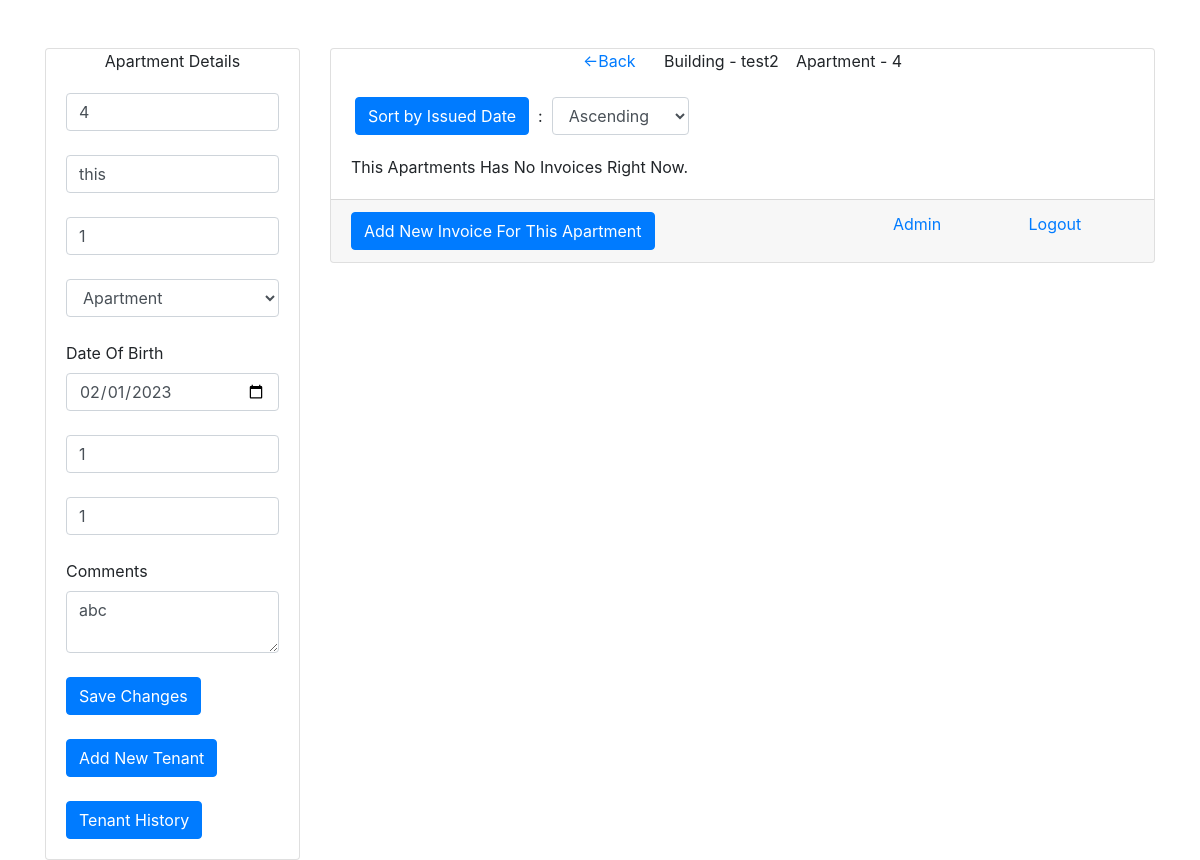
/invoices/5 (signed in), run on an earlier commit of the app's database.
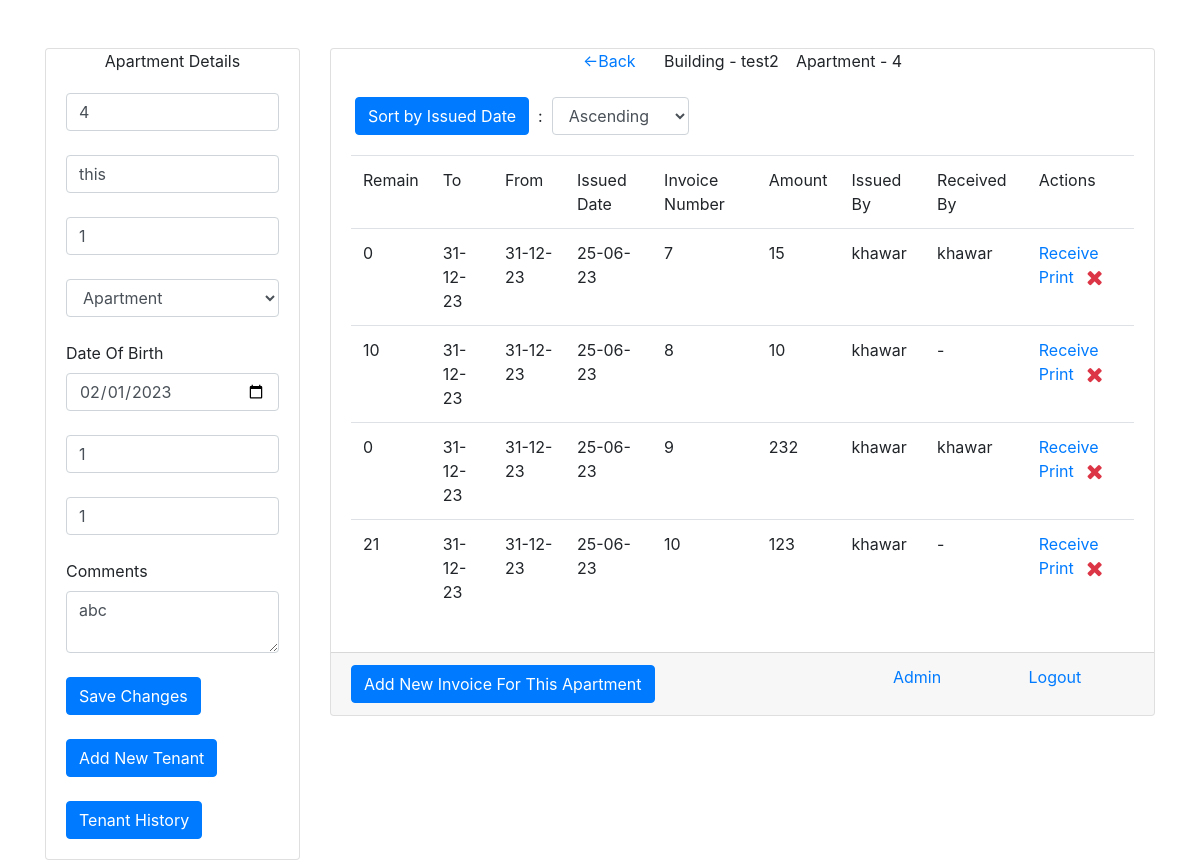
And on a later commit of the database.
### app/models.py (models this page shows, shortened)
class apartment(models.Model):
    aprt_number = models.CharField(max_length=50,null=True,blank=True)
    name = models.CharField(max_length=300,null=True,blank=True)
    phone_nmber = models.CharField(max_length=50,null=True,blank=True)
    type_of = models.CharField(max_length=300,null=True,blank=True)
    dob = models.DateField(null=True,blank=True)
    contract_number = models.CharField(max_length=300,null=True,blank=True)
    elect_number = models.CharField(max_length=300,null=True,blank=True)
    note = models.TextField(max_length=2000,null=True,blank=True)
    building = models.ForeignKey(building,on_delete=models.CASCADE)
    temp_del = models.BooleanField(default=False)
    temp_del_date = models.DateField(null=True,blank=True)
    aprt_link = models.ForeignKey("tenant_link",on_delete=models.SET_NULL,blank=True,null=True)
    new_tenant_added = models.BooleanField(default=False)
    display_order = models.IntegerField(default=0)

class building(models.Model):
    name = models.CharField(max_length=300,null=True,blank=True)
    owner = models.ForeignKey(invoice_owner,on_delete=models.SET_NULL,null=True,blank=True)

class invoice(models.Model):
    user = models.ForeignKey(User,on_delete=models.SET_NULL,null=True,blank=True)
    received_by = models.CharField(max_length=200,null=True,blank=True,default="-")
    apartment = models.ForeignKey(apartment,on_delete=models.SET_NULL,null=True,blank=True)
    owner = models.ForeignKey(invoice_owner,on_delete=models.CASCADE)
    amount = models.IntegerField(default=0)
    payment_method = models.CharField(max_length=100,null=True,blank=True)
    bank_of_transfer = models.CharField(max_length=300,null=True,blank=True)
    transfer_date = models.DateField(null=True,blank=True)
    from_date = models.DateField(null=True,blank=True)
    to_date = models.DateField(null=True,blank=True)
    today_date = models.DateField(auto_now_add=True)
    remaining_amount = models.IntegerField(default=0)
    note = models.TextField(max_length=2000,null=True,blank=True)
    invoice_number = models.IntegerField(default=0)
    is_deleted = models.BooleanField(default=False)

### app/views.py (the view)
# urls.py: path("invoices/<int:id>",views.invoices,name="invoices"),
@login_required(login_url='/')
def invoices(request,id):
    if id:
        template = "apartments_invoice.html"
        context = {}
        obj = get_user_profile(request.user)
        context['type_of_user'] = obj.type_of_user == 'd'
        context['write_priv'] = obj.type_of_user == 'w'
        aobj = apartment.objects.get(pk=id)
        if request.method == "POST" and request.POST['asc_desc'] in ("0","1"):
            context["order"] = request.POST['asc_desc']
            if request.POST["asc_desc"] == "0":
                objs = invoice.objects.filter(is_deleted=False,apartment=aobj).order_by("today_date")
            else:
                objs = invoice.objects.filter(is_deleted=False,apartment=aobj).order_by("-today_date")
        else:
            objs = invoice.objects.filter(is_deleted=False,apartment=aobj)
        context['aobj'] = aobj
        context['date_dis'] = aobj.dob.strftime("%Y-%m-%d")
        context['objs'] = objs
        return render(request,template,context)
    else:
        return redirect('/home')

### app/views.py (called while the page is built)
def get_user_profile(userobj):
    try:
        obj = user_profile.objects.get(user=userobj)
    except:
        obj = user_profile()
        obj.user = userobj
        obj.save()
    return obj

### templates/apartments_invoice.html (shortened to what this page needs)
<!DOCTYPE html>
    <html lang="en">
        <head>
            <link rel="stylesheet" href="https://maxcdn.bootstrapcdn.com/bootstrap/4.4.1/css/bootstrap.min.css">
            <link rel="stylesheet" href="https://cdnjs.cloudflare.com/ajax/libs/font-awesome/4.7.0/css/font-awesome.min.css">
        </head>
        <body>
            <br><br>
            <div class="container">
                <div class="row justify-content-center">
                    <div class="col-lg-3">
                        <div class="card">
                            <div class="card-head text-center">
                                Apartment Details
                            </div>
                            <div class="card-body">
                                <form method="post" action="{% url 'edit-apartment-form' aobj.id %}">{% csrf_token %}
                                    <input type="number" class="form-control" required name="num" placeholder="Enter The Apartment Number" value="{{aobj.aprt_number}}" {% if not type_of_user %}readonly{% endif %}><br>
                                    <input type="text" class="form-control" required name="name" placeholder="Enter The Name Of Apartment" value="{{aobj.name}}" {% if not type_of_user %}readonly{% endif %}><br>
                                    <input type="number" class="form-control" required name="phone" placeholder="Enter Phone Number" value="{{aobj.phone_nmber}}" {% if not type_of_user %}readonly{% endif %}><br>
                                    <select class="form-control" required name="type_of" {% if not type_of_user %}readonly{% endif %}>
                                        <option {% if aobj.type_of == 'Apartment' %}selected{% endif %} >Apartment</option>
                                    </select><br>
                                    <label>Date Of Birth</label><br>
                                    <input type="date" class="form-control" required name="dob" placeholder="Enter Date Of Birth" value="{{date_dis}}" {% if not type_of_user %}readonly{% endif %}><br>
                                    <input type="number" class="form-control" required name="cnum" placeholder="Enter Contract Number" value="{{aobj.contract_number}}" {% if not type_of_user %}readonly{% endif %}><br>
                                    <input type="number" class="form-control" required name="enum" placeholder="Enter Elect Number" value="{{aobj.elect_number}}" {% if not type_of_user %}readonly{% endif %}><br>
                                    <label>Comments</label>
                                    <textarea class="form-control" required name="note" {% if not type_of_user %}readonly{% endif %}>{{aobj.note}} </textarea><br>
                                    {% if type_of_user %}
                                        <button class="btn btn-primary text-center" type="submit">
                                            Save Changes
                                        </button>
                                    {% endif %}
                                    <br><br>
                                    <button class="btn btn-primary" onclick="window.location.href='/new-tenant-form/{{aobj.id}}/i'" type="button">
                                        Add New Tenant
                                    </button>
                                    <br><br>
                                    <button class="btn btn-primary" onclick="window.location.href='/previous-tenants/{{aobj.id}}/i'" type="button">
                                        Tenant History
                                    </button>
                                    <br>
                                </form>
                            </div>
                        </div>
                    </div>
                    <div class="col-lg-9">
                        <div class="card">
                            <div class="card-head text-center">
                                <a href="{% url 'apartments' aobj.building.id %}"><-Back</a>&ensp;&ensp;&ensp; Building - {{aobj.building.name}} &ensp; Apartment - {{aobj.aprt_number}} <br><br>
                                <div class="form-inline">
                                    &ensp;&ensp;&ensp;<button class="btn btn-primary" form="sort-form" onclick="this.form.submit();">
                                        Sort by Issued Date
                                    </button>&nbsp; : &nbsp;
                                    <select class="form-control" form="sort-form" name="asc_desc">
                                        <option value="0" {% if order == '0' %}selected{% endif %} >Ascending</option>
                                    </select>
                                </div>
                            </div>
                            <div class="card-body">
                                {% if objs %}
                                    <table class="table">
                                        <tr>
                                            <td>Remain</td>
                                            <td>To</td>
                                            <td>From</td>
                                            <td>Issued Date</td>
                                            <td>Invoice Number</td>
                                            <td>Amount</td>
                                            <td>Issued By</td>
                                            <td>Received By</td>
                                            <td>Actions</td>
                                        </tr>
                                        {% for i in objs %}
                                            <tr id="row-{{forloop.counter}}" class="invoice_rows">
                                                <td>{{i.remaining_amount}}</td>
                                                <td>{{i.to_date | date:'d-m-y'}}</td>
                                                <td>{{i.from_date | date:'d-m-y'}}</td>
                                                <td>{{i.today_date | date:'d-m-y'}}</td>
                                                <td>{{i.invoice_number}}</td>
                                                <td>{{i.amount}}</td>
                                                <td>{{i.user.username}}</td>
                                                <td>{{i.received_by}}</td>
                                                <td><a onclick="confirm_receive('{% url 'receive-invoice' i.id %}','{{i.amount}}','{{i.user.username}}')" title="Receive" href="#">Receive</a>
                                                    <a href="{% url 'print-invoice' i.id %}" target="_blank">Print</a>&ensp; {% if request.user.is_superuser %}
                                                    <a onclick="confirm_delete('{% url 'delete-invoice' i.id %}')" title="Delete"><span class="fa text-danger fa-lg fa-remove"></span></a>
                                                {% endif %}</td>
                                            </tr>
                                        {% endfor %}
                                    </table>
                                {% else %}
                                    <a>This Apartments Has No Invoices Right Now.</a>
                                {% endif %}
                            </div>
                            <div class="card-footer">
                                <div class="row justify-content-around">
                                    <div class="col-lg-8">
                                        {% if type_of_user or write_priv %}
                                            <button class="btn btn-primary" type="button" onclick="window.location.href='/new-invoice-form/{{aobj.id}}'">
                                                Add New Invoice For This Apartment
                                            </button>
                                        {% endif %}
                                    </div>
                                    {% if request.user.is_superuser %}
                                        <div class="col-lg-2">
                                            <a href="/admin">
                                                Admin
                                            </a>
                                        </div>
                                    {% endif %}
                                    <div class="col-lg-2">
                                        <a href="{% url 'logout' %}">
                                            Logout
                                        </a>
                                    </div>
                                </div>
                            </div>
                        </div>
                    </div>
                </div>
            </div>
        </body>
    </html>

What changed in the data, as far as the page shows it:
added invoice: remaining_amount "0", to_date "31-12-23", from_date "31-12-23", today_date "25-06-23", invoice_number "7", amount "15", user.username "khawar", received_by "khawar"
added invoice: remaining_amount "10", to_date "31-12-23", from_date "31-12-23", today_date "25-06-23", invoice_number "8", amount "10", user.username "khawar", received_by "-"
added invoice: remaining_amount "0", to_date "31-12-23", from_date "31-12-23", today_date "25-06-23", invoice_number "9", amount "232", user.username "khawar", received_by "khawar"
added invoice: remaining_amount "21", to_date "31-12-23", from_date "31-12-23", today_date "25-06-23", invoice_number "10", amount "123", user.username "khawar", received_by "-"
Also different on the page:
text no longer shown: "This Apartments Has No Invoices Right Now."
text now shown: "Remain To From Issued Date Invoice Number Amount Issued By Received By Actions"
